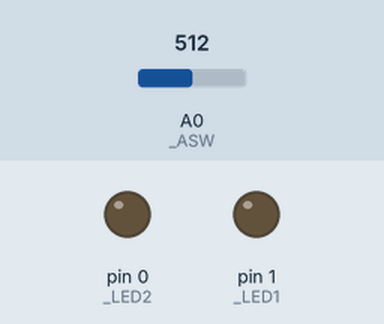
Recording of a sketch running on a simulated Arduino Uno, built with avr-gcc and run on an emulated ATmega328P. Shown: output pins drawn as LEDs (lit = HIGH). The test bench sets the inputs (shaded band); at power-on: A0 (_ASW) = 512.

Above: at 1.2 s.
1.3 s: A0 (_ASW) set to 626
2.8 s: A0 (_ASW) set to 648
At 3.2 s:
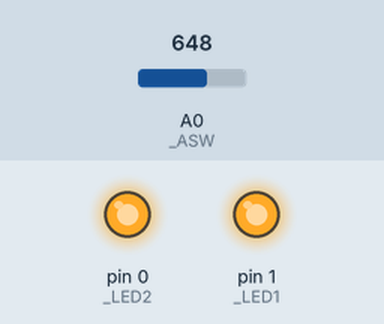
4.3 s: A0 (_ASW) set to 511
At 5.2 s:
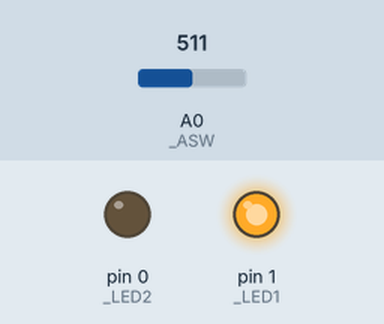
5.8 s: A0 (_ASW) set to 270
7.3 s: A0 (_ASW) set to 245
At 8.5 s:
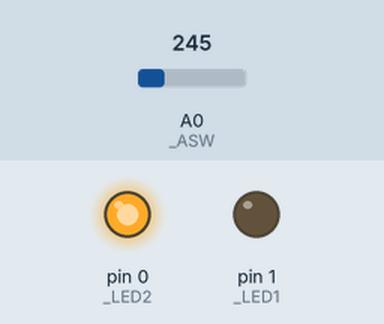
8.8 s: A0 (_ASW) set to 306
At 10.0 s:
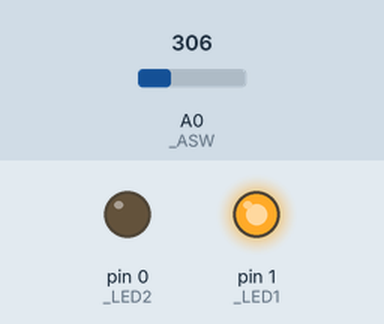
Timing chart, 0 to 11.3 s (numbered marks = the images above; inputs shaded):
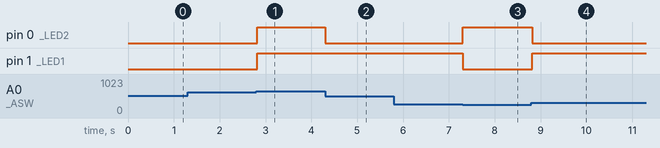

Measured:
- the behaviour switches between 639 and 640 on A0 (_ASW) (found by bisection; images 0 and 1)
- the behaviour switches between 256 and 255 on A0 (_ASW) (found by bisection; images 2 and 3)
- after the input at 1.3 s, every drawn part: stays the same
- after the input at 2.8 s, pin 0 (_LED2), pin 1 (_LED1): LOW → HIGH at once
- after the input at 4.3 s, pin 0 (_LED2): HIGH → LOW at once
- after the input at 5.8 s, every drawn part: stays the same
- after the input at 7.3 s, pin 0 (_LED2): LOW → HIGH at once; pin 1 (_LED1): HIGH → LOW at once
- after the input at 8.8 s, pin 0 (_LED2): HIGH → LOW at once; pin 1 (_LED1): LOW → HIGH at once

The sketch:

2x2_switch_module.ino
```cpp
/*************************************************************************************
**                                                                                  **
**  2x2 Switch Test                                                                 **
**  Created : 2018/09/18 12:20:00                                                   **
**  Author  : O.aoki                                                                **
**                                                                                  **
**  [ Arduino Uno + ベースシールド + 2x2タクトスイッチモジュール ]                  **
**  [ Arduino Uno : https://www.switch-science.com/catalog/789/ ]                   **
**  [ ベースシールド : https://www.switch-science.com/catalog/2769/ ]               **
**  [ 2x2タクトスイッチモジュール : https://www.switch-science.com/catalog/3680/ ]  **
**                                                                                  **
**************************************************************************************/
const int _ASW = 0;   //  スイッチモジュールのアナログ入力チャンネル
const int _LED1 = 1;
const int _LED2 = 0;

/*---------------------------------------------------
    SW (2x2 Switch) Read
*/
char   SW_read(void) {
    int adat;
                                        // ベースシールドに載せた場合モジュールの駆動電圧は 3.3V です
                                        // これらの電圧は計算上の大まかな数字です。現物に合わせて
                                        // 微調整してください。
    adat  = analogRead(_ASW);
    if      (adat < 0x040) return 1;    // 0.21V 未満なら SW1 が押された
    else if (adat < 0x100) return 2;    // 0.21V ～ 0.83V なら SW2 が押された
    else if (adat < 0x200) return 3;    // 0.83V ～ 1.65V なら SW3 が押された
    else if (adat < 0x280) return 4;    // 1.65V ～ 2.1V なら SW4 が押された
    return 0;                           // 2.1V 以上ならスイッチが押されていない
}

/*---------------------------------------------------
    Setup
---------------------------------------------------*/
void setup() {
  pinMode(_LED1, OUTPUT);
  pinMode(_LED2, OUTPUT);

  digitalWrite(_LED1, LOW);
  digitalWrite(_LED2, LOW);
}

/*---------------------------------------------------
    Main
---------------------------------------------------*/
void loop() {
  char  sw;

  sw = SW_read();

  if        (sw == 1) {
    digitalWrite(_LED1, LOW);
    digitalWrite(_LED2, LOW);
  } else if (sw == 2) {
    digitalWrite(_LED1, LOW);
    digitalWrite(_LED2, HIGH);
  } else if (sw == 3) {
    digitalWrite(_LED1, HIGH);
    digitalWrite(_LED2, LOW);
  } else if (sw == 4) {
    digitalWrite(_LED1, LOW);
    digitalWrite(_LED2, LOW);
  } else {
    digitalWrite(_LED1, HIGH);
    digitalWrite(_LED2, HIGH);
  }
  delay(20);
}
```
